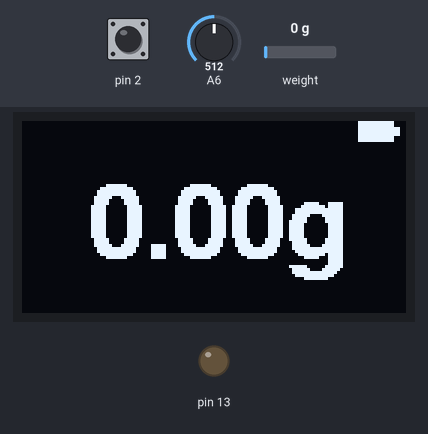
Bench run of a sketch on a simulated Arduino Uno, built with avr-gcc and run on an emulated ATmega328P. Shown: 128×64 one-colour display, output pins drawn as LEDs (lit = HIGH). The test bench sets the inputs (shaded band); at power-on: A6 = 512, weight on the scale 0 g, pin 2 HIGH. What the sketch prints to the serial monitor is not drawn.

Above: at 2.2 s.
2.3 s: A6 set to 306
At 3.4 s:
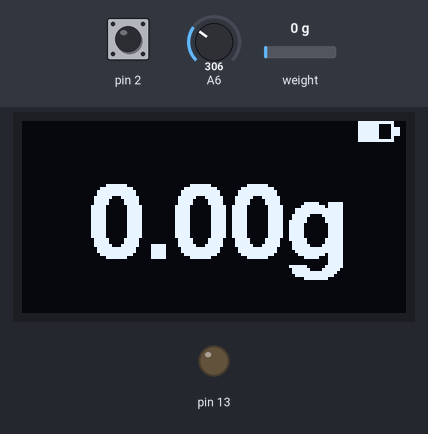
4.8 s: weight on the scale set to 100 g
At 5.9 s:
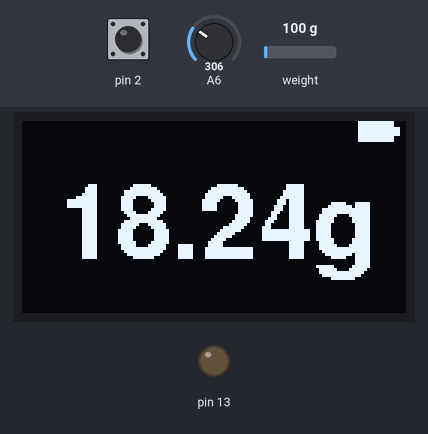
6.4 s: weight on the scale set to 1250 g
At 6.9 s:
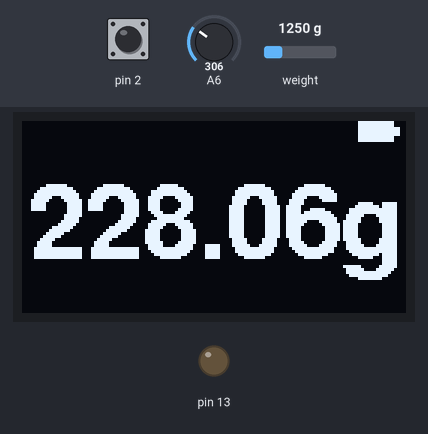
8.0 s: weight on the scale set to 2500 g
At 8.6 s:
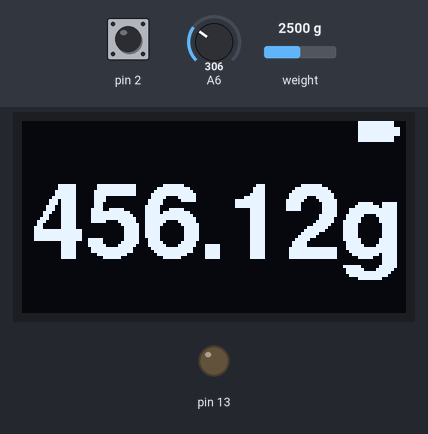
Timing chart, 0 to 10.6 s (numbered marks = the images above; inputs shaded):
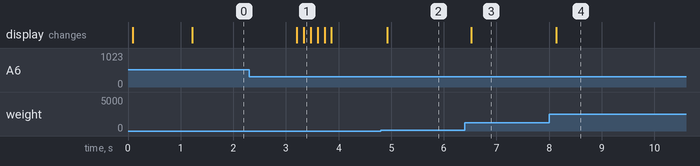

Measured:
- after the input at 2.3 s, the display: first changes after 0.91 s (image 1 shows a later state)
- after the input at 4.8 s, the display: changes after 0.12 s (image 2)
- after the input at 6.4 s, the display: changes after 0.12 s (image 3)
- after the input at 8.0 s, the display: changes after 0.13 s (image 4)

The sketch:

simple_scale.ino
```cpp
// (licence header left out)
#include <Q2HX711.h>
#include <Wire.h>
#include <Adafruit_GFX.h>
#include <Adafruit_SSD1306.h>
#include <Fonts/FreeSans9pt7b.h>  //linienabstand: 16
#include <Fonts/FreeSans12pt7b.h>
#include <Fonts/FreeSans18pt7b.h>
#include <Fonts/FreeSansBoldOblique12pt7b.h>
#include <Fonts/FreeSansBold18pt7b.h>
#include <Fonts/FreeSansBold12pt7b.h>
#include <Fonts/FreeMonoBold12pt7b.h>


#define LM_SIZE 50 //moving average size
Adafruit_SSD1306 display(0); //do not use reset pin

#if (SSD1306_LCDHEIGHT != 64)
#error("Height incorrect, please fix Adafruit_SSD1306.h!");
#endif

const byte hx711_data_pin = A1;
const byte hx711_clock_pin = A2;

Q2HX711 hx711(hx711_data_pin, hx711_clock_pin);
const double scaling = 0.0004344; //calibration factor. To adjust it:   scaling_new = current_scaling * actual_weight/displayed_weight
long runningAverage(long M) {

  static long LM[LM_SIZE];      // LastMeasurements
  static byte index = 0;
  static long sum = 0;
  static byte count = 0;

  // keep sum updated to improve speed.
  sum -= LM[index];
  LM[index] = M;
  sum += LM[index];
  index++;
  index = index % LM_SIZE;
  if (count < LM_SIZE) count++;

  return sum / count;
}


long initialmeasurement;
void setup() {
  Serial.begin(115200);
  pinMode(13, OUTPUT),
  digitalWrite(13, LOW); //GND for display
 digitalWrite(2, HIGH); //pullup on tare pin

  display.begin(SSD1306_SWITCHCAPVCC, 0x3C);
  Wire.setClock(400000);  // use fast speed
  display.clearDisplay();
  display.display();  //
  display.setTextSize(1);
  display.setTextColor(WHITE);
  display.setTextWrap(false);

  display.setCursor(29, 15);
  display.setFont(&FreeSansBold12pt7b);
  display.println("simple");
  display.setCursor(36, 54);
  display.print("scale");
  display.display();

  //fill the moving average filter with 10 measurements
  for (int i = 0; i < 10; i++)
  {
    //take 10 measurements
    initialmeasurement = hx711.read();
    for (int j = 0; j < (LM_SIZE / 10); j++)
    {
      runningAverage(initialmeasurement);
    }
  }
}
long reading, lastreading;

void loop() {
  //lowpass = (double)0.005 * hx711.read() + (double)0.995 * lowpass;
  //Serial.println((long)(lowpass));
  lastreading = reading;
  reading = hx711.read();

  if (lastreading - reading > 700 || lastreading - reading < -700 ) //change is bigger than 0.3g on 1kg sensor
  {
    //fill the averaging buffer with the current value
    for (int i = 0; i < LM_SIZE; i++)
    {
      runningAverage(reading);
    }
  }
  float outputweight = (runningAverage(reading) - initialmeasurement) * scaling;
  Serial.println(outputweight, 2 );
  //Serial.print("\t");
  //Serial.println((reading - initialmeasurement)*scaling, 1);


  display.clearDisplay();
  displayweight(outputweight);
  displayBattery();

  display.display();

if(digitalRead(2) == 0) //tare
{
  initialmeasurement = runningAverage(hx711.read());
}
  readBatteryVoltage();
}
```

battery.ino
```cpp
// (licence header left out)
uint16_t readBatteryVoltage(void) //returns batteryvoltage in volts*100
{
  long batteryvoltage;
  analogReference(INTERNAL);
  batteryvoltage = ((long)analogRead(6) * 1200) / 1024; //1.1V reference voltage, 100k/10k voltage divider

  //Serial.print("Battery voltage = ");
  //Serial.println((float)batteryvoltage / 100.0);

  analogReference(DEFAULT);
  return (uint16_t)batteryvoltage;
}

void displayBattery(void)
{

  //draw a battery symbol with 10 lines inside. full is 4.1V, empty is 3.75V (circuit stops working at about 3.8V input due to voltage drop accross LDO regulator) only 50% of battery capacity is acutally used at 3.8V
  static float voltage = 380;

  voltage = (float)voltage*0.8 + (float)readBatteryVoltage()*0.2; //apply a simple averaging filter on the input voltage

  uint16_t numberoflines = map(voltage, 375, 405, 0, 10);
  if(numberoflines > 10) numberoflines = 10;

  // Serial.println(voltage);
   //   Serial.println(numberoflines);
  //display battery symbol
  display.drawRect(112, 0, 12, 7, 1); //battery rectangle, 22x10 pixels (20x8 inside)
  display.drawRect(124, 2, 2, 3, 1); //battery head
  for (int i = 0; i < numberoflines; i++)
  {
    display.drawFastVLine(113+i, 1, 5, 1);
  }
}
```

display.ino
```cpp
// (licence header left out)
void displayweight(float weight_in_g) {


  char numberbuffer[6];
  display.setFont(&FreeSansBold18pt7b);


  if (weight_in_g > 1500 || weight_in_g < -1000)
  {
    display.setCursor(10, 30);
    display.setFont(&FreeSansBold18pt7b);
    display.print("OVER-");
    display.setCursor(10, 55);
    display.print("LOAD!");
  }
  else if (weight_in_g >= 1000)
  {
    display.setFont(&FreeSansBold12pt7b);
    dtostrf(weight_in_g, 6, 2, numberbuffer);
    display.setCursor(15, 40);
    display.print(numberbuffer);
    display.print('g');
  }
  else if (weight_in_g <= -100)
  {
    //adds a leading minus, needs more space so make the font smaller on bigger numbers
    display.setFont(&FreeSansBold12pt7b);
    dtostrf(weight_in_g, 6, 2, numberbuffer);
    display.setCursor(15, 40);
    display.print(numberbuffer);
    display.print('g');
  }

  else
  {
    dtostrf(weight_in_g, 6, 2, numberbuffer);
    display.setCursor(2, 45);
    display.print(numberbuffer);
    display.print('g');
  }

}
```
